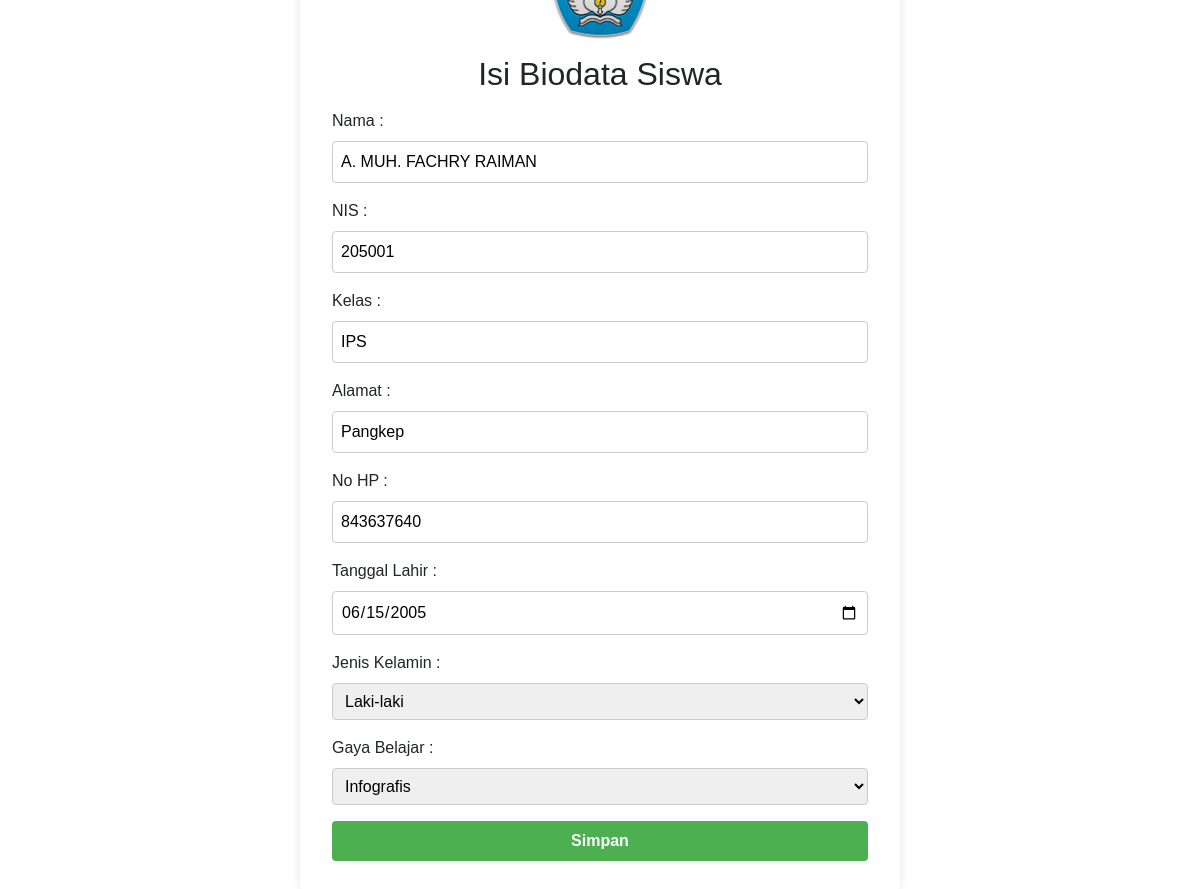
Screenshot of /isi_biodata_siswa.php?user_id=1 with the database file from the repository.
### tables this page shows
CREATE TABLE `students` (
  `id` int NOT NULL,
  `user_id` int DEFAULT NULL,
  `name` varchar(255) NOT NULL,
  `nis` int NOT NULL,
  `class` varchar(255) DEFAULT NULL,
  `alamat` varchar(25) NOT NULL,
  `no_hp` varchar(20) NOT NULL,
  `date_of_birth` date DEFAULT NULL,
  `jenis_kelamin` enum('laki-laki','perempuan') NOT NULL,
  `gaya_belajar` varchar(25) NOT NULL,
  `profile_photo` varchar(255) DEFAULT NULL
);

### isi_biodata_siswa.php (the view, shortened to what this page needs)
<?php
require_once 'koneksi.php';
$user_id = isset($_GET['user_id']) ? intval($_GET['user_id']) : 0;
$sql = "SELECT * FROM students WHERE user_id=?";
if ($stmt = $conn->prepare($sql)) {
    $stmt->bind_param("i", $user_id);
    $stmt->execute();
    $result = $stmt->get_result();
    $student = $result->fetch_assoc();
} else {
    echo "Terjadi kesalahan saat menyiapkan query: " . $conn->error;
}
?>
<!DOCTYPE html>
<html lang="en">
<head>
    <link href="https://stackpath.bootstrapcdn.com/bootstrap/4.5.2/css/bootstrap.min.css" rel="stylesheet">
    <link href="https://cdnjs.cloudflare.com/ajax/libs/animate.css/4.1.1/animate.min.css" rel="stylesheet">
</head>
<body>
    <div class="form-container animate__animated animate__fadeIn">
        <div class="form-box">
            <center><img src="gambar/logo.png" alt="Logo Sekolah"></center>
            <h2>Isi Biodata Siswa</h2>
            <form method="post">
                <div class="form-group">
                    <label for="name">Nama :</label>
                    <input type="text" id="name" name="name" value="<?php echo htmlspecialchars($student['name'] ?? ''); ?>" required>
                </div>
                <div class="form-group">
                    <label for="nis">NIS :</label>
                    <input type="number" id="nis" name="nis" value="<?php echo htmlspecialchars($student['nis'] ?? ''); ?>" required>
                </div>
                <div class="form-group">
                    <label for="class">Kelas :</label>
                    <input type="text" id="class" name="class" value="<?php echo htmlspecialchars($student['class'] ?? ''); ?>" required>
                </div>
                <div class="form-group">
                    <label for="alamat">Alamat :</label>
                    <input type="text" id="alamat" name="alamat" value="<?php echo htmlspecialchars($student['alamat'] ?? ''); ?>" required>
                </div>
                <div class="form-group">
                    <label for="no_hp">No HP :</label>
                    <input type="text" id="no_hp" name="no_hp" value="<?php echo htmlspecialchars($student['no_hp'] ?? ''); ?>" required>
                </div>
                <div class="form-group">
                    <label for="date_of_birth">Tanggal Lahir :</label>
                    <input type="date" id="date_of_birth" name="date_of_birth" value="<?php echo htmlspecialchars($student['date_of_birth'] ?? ''); ?>">
                </div>
                <div class="form-group">
                    <label for="jenis_kelamin">Jenis Kelamin :</label>
                    <select id="jenis_kelamin" name="jenis_kelamin" required>
                        <option value="laki-laki" <?php echo ($student['jenis_kelamin'] ?? '') == 'laki-laki' ? 'selected' : ''; ?>>Laki-laki</option>
                    </select>
                </div>
                <div class="form-group">
                    <label for="gaya_belajar">Gaya Belajar :</label>
                    <select id="gaya_belajar" name="gaya_belajar" required>
                        <option value="infografis" <?php echo ($student['gaya_belajar'] ?? '') == 'infografis' ? 'selected' : ''; ?>>Infografis</option>
                    </select>
                </div>
                <button type="submit">Simpan</button>
            </form>
        </div>
    </div>
</body>
</html>

### isi_biodata_siswa.php (style rules this page uses)
body { font-family: Arial, sans-serif; margin: 0; padding: 0; box-sizing: border-box; display: flex; justify-content: center; align-items: center; height: 100vh; background: url('gambar/Sekolah.jpg') no-repeat center center fixed; background-size: cover; }
.form-container { display: flex; justify-content: center; align-items: center; height: 100%; width: 100%; }
.form-box { background-color: rgba(255, 255, 255, 0.9); padding: 2rem; border-radius: 8px; box-shadow: 0 0 10px rgba(0, 0, 0, 0.1); width: 80%; text-align: center; box-sizing: border-box; max-width: 600px; }
.form-box img { width: 100px; margin-bottom: 1rem; }
.form-box h2 { margin-bottom: 1rem; }
.form-group { margin-bottom: 1rem; text-align: left; }
.form-group label { display: block; margin-bottom: 0.5rem; }
.form-group input, .form-group select, .form-group textarea { width: 100%; padding: 0.5rem; border: 1px solid #ccc; border-radius: 4px; transition: border-color 0.3s ease; box-sizing: border-box; }
button { width: 100%; padding: 0.5rem; background-color: #4CAF50; color: white; border: none; border-radius: 4px; cursor: pointer; font-weight: bold; box-sizing: border-box; }

### rows the page displays
students: name "A. MUH. FACHRY RAIMAN", nis "205001", class "IPS", alamat "Pangkep", no_hp "843637640", date_of_birth "06/15/2005", jenis_kelamin "Laki-laki", gaya_belajar "Infografis"
